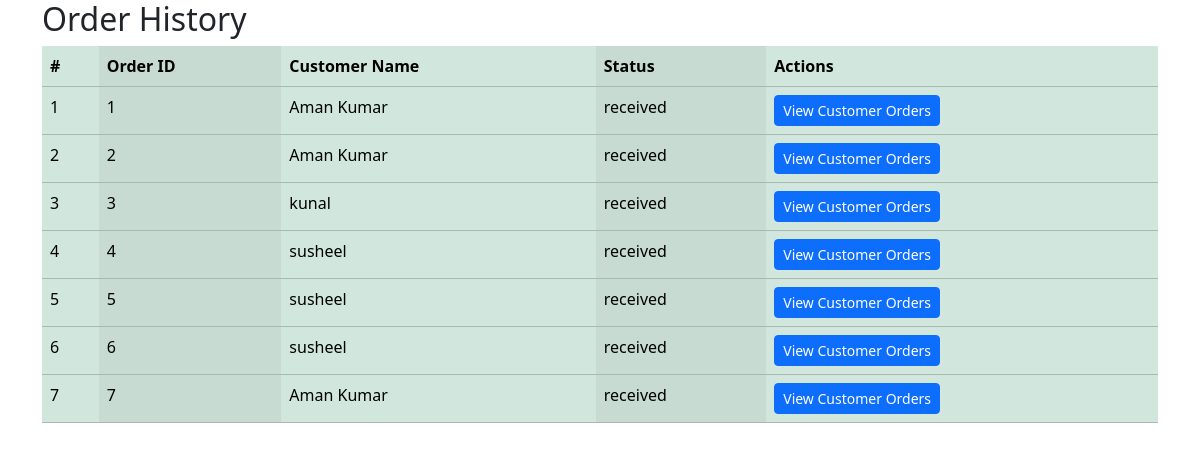
The page /view-order-history/ on the database its author committed.
### zomato_app/models.py (models this page shows, shortened)
class Order(models.Model):
    order_id = models.AutoField(primary_key=True)
    customer = models.ForeignKey(Customer, on_delete=models.CASCADE)
    status_choices = (
        ('received', 'Received'),
        ('preparing', 'Preparing'),
        ('ready', 'Ready for Pickup'),
        ('delivered', 'Delivered')
    )
    status = models.CharField(max_length=20, choices=status_choices, default='received')
    dishes = models.ManyToManyField(Dish, through='OrderDish')

class Customer(models.Model):
    customer_name = models.CharField(max_length=100)
    address = models.CharField(max_length=200, blank=True)
    phone_number = models.CharField(max_length=15, blank=True)

### zomato_app/views.py (the view)
# urls.py: path('view-order-history/', views.view_order_history, name='view_order_history'),
def view_order_history(request):
    orders = Order.objects.all()
    return render(request, 'order_history.html', {'orders': orders})

### zomato_app/templates/order_history.html (shortened to what this page needs)
<!doctype html>
<html lang="en">
<head>
    <link rel="stylesheet" href="https://cdn.jsdelivr.net/npm/bootstrap@5.3.1/dist/css/bootstrap.rtl.min.css">
  <link rel="stylesheet" href="https://cdn.jsdelivr.net/npm/bootstrap@5.3.1/dist/css/bootstrap.min.css">
</head>
<body>
  <div class="container">
    <h2>Order History</h2>
    <table class="table table-success table-striped-columns">
      <thead>
        <tr>
          <th>#</th>
          <th>Order ID</th>
          <th>Customer Name</th>
          <th>Status</th>
          <th>Actions</th>
        </tr>
      </thead>
      <tbody>
        {% for order in orders %}
        <tr>
          <td>{{ forloop.counter }}</td>
          <td>{{ order.order_id }}</td>
          <td>{{ order.customer.customer_name }}</td>
          <td>{{ order.status }}</td>
          <td>
            <a href="{% url 'view_customer_order_history' order.customer.id %}" class="btn btn-primary btn-sm">View Customer Orders</a>
          </td>
        </tr>
        {% endfor %}
      </tbody>
    </table>
  </div>
</body>
</html>

### rows shown on the page
Order: order_id "1", customer.customer_name "Aman Kumar", status "received"
Order: order_id "2", customer.customer_name "Aman Kumar", status "received"
Order: order_id "3", customer.customer_name "kunal", status "received"
Order: order_id "4", customer.customer_name "susheel", status "received"
Order: order_id "5", customer.customer_name "susheel", status "received"
Order: order_id "6", customer.customer_name "susheel", status "received"
Order: order_id "7", customer.customer_name "Aman Kumar", status "received"
